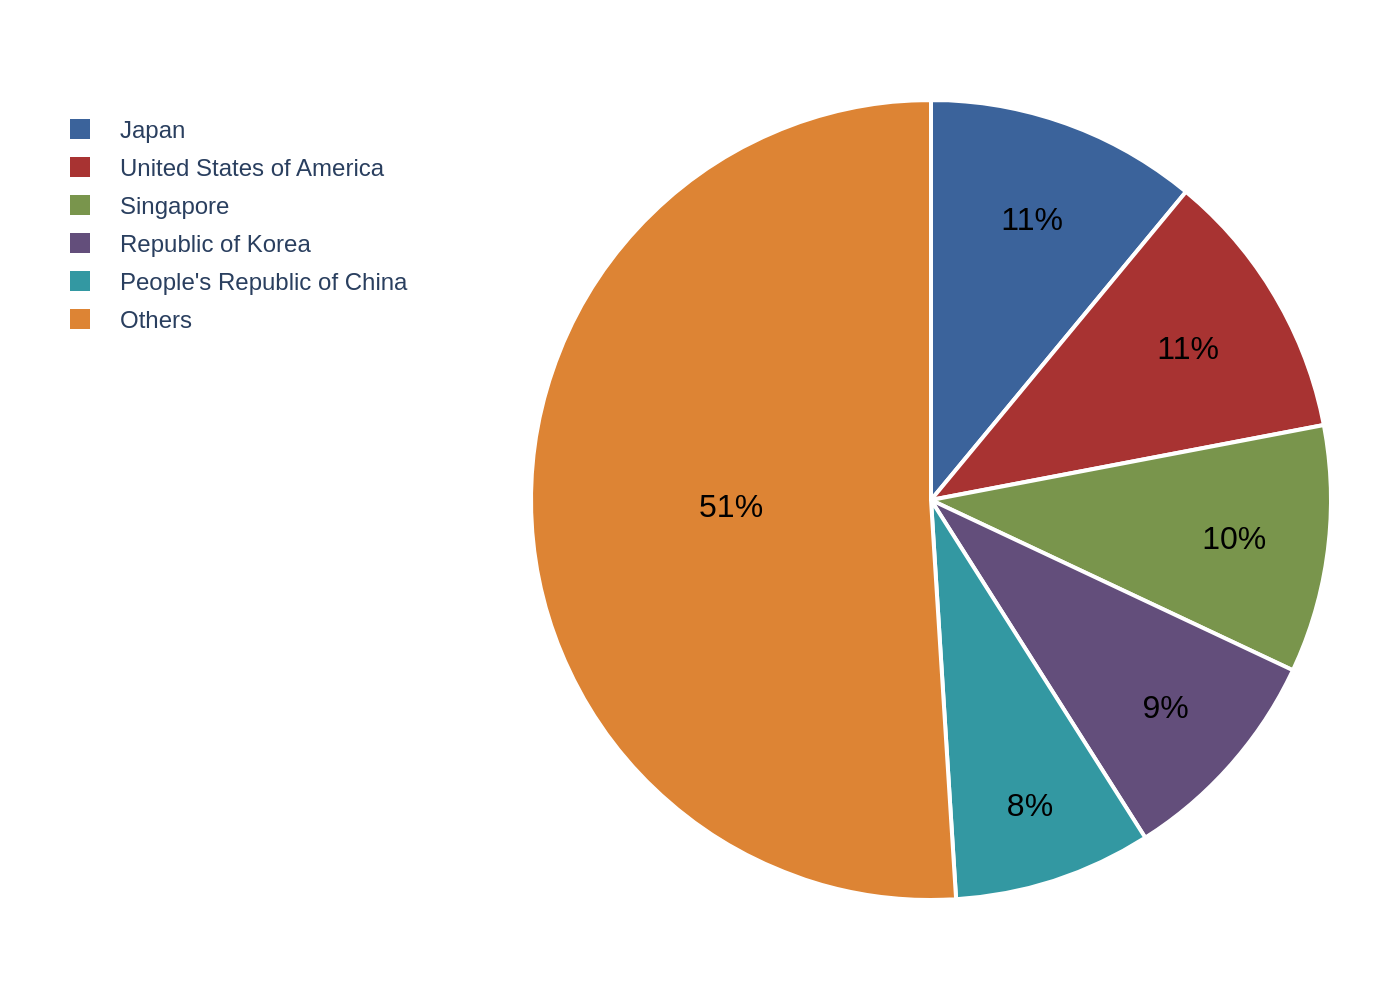

The script that drew this image:
import sys
import json
import plotly.graph_objects as go

# --- 1. Load Data from JSON ---
# Ensure a JSON file path is provided as a command-line argument
if len(sys.argv) < 2:
    print(f"Usage: python {sys.argv[0]} <path_to_json_file>")
    sys.exit(1)

json_path = sys.argv[1]

# Read the JSON data file
try:
    with open(json_path, 'r', encoding='utf-8') as f:
        chart_config = json.load(f)
except FileNotFoundError:
    print(f"Error: The file '{json_path}' was not found.")
    sys.exit(1)
except json.JSONDecodeError:
    print(f"Error: Could not decode JSON from the file '{json_path}'.")
    sys.exit(1)

# Extract data, texts, and colors from the loaded JSON
chart_data = chart_config.get('chart_data', [])
texts = chart_config.get('texts', {})
colors = chart_config.get('colors', [])

# Prepare data for Plotly
labels = [item['label'] for item in chart_data]
values = [item['value'] for item in chart_data]

# --- 2. Create the Plotly Figure ---
fig = go.Figure()

# Add the pie chart trace
fig.add_trace(go.Pie(
    labels=labels,
    values=values,
    marker=dict(
        colors=colors,
        line=dict(color='#FFFFFF', width=2)
    ),
    textinfo='percent',
    textfont=dict(
        family="Arial",
        size=16,
        color='black'
    ),
    insidetextorientation='horizontal',
    sort=False,  # This is crucial to preserve the original data order
    direction='clockwise',
    domain=dict(x=[0.35, 1.0]) # Reserve left 35% of the space for the legend
))

# --- 3. Configure Layout and Styling ---
# Combine title and subtitle if they exist
title_text = ""
if texts.get("title"):
    title_text += texts["title"]
if texts.get("subtitle"):
    title_text += f"<br><sub>{texts['subtitle']}</sub>"

fig.update_layout(
    title_text=title_text,
    font_family="Arial",
    showlegend=True,
    legend=dict(
        x=0,
        y=1,
        xanchor='left',
        yanchor='top',
        traceorder='normal',
        font=dict(
            family="Arial",
            size=12
        ),
        bgcolor='rgba(0,0,0,0)' # Transparent background
    ),
    margin=dict(l=20, r=20, t=50, b=50),
    paper_bgcolor='white',
    plot_bgcolor='white'
)

# Add source/note as an annotation if it exists
if texts.get("source"):
    fig.add_annotation(
        showarrow=False,
        text=texts["source"],
        xref="paper",
        yref="paper",
        x=0,
        y=-0.08,
        xanchor="left",
        yanchor="top",
        font=dict(family="Arial", size=10)
    )

# --- 4. Output the Image ---
# Derive the output filename from the input JSON path
# e.g., 'path/to/my_chart.json' -> 'my_chart.png'
base_name = json_path.split('/')[-1].split('\\')[-1]
if '.' in base_name:
    base_name = base_name.rsplit('.', 1)[0]
output_filename = f"{base_name}.png"

# Save the figure to a PNG file with a high resolution
fig.write_image(output_filename, scale=2)

print(f"Chart saved to {output_filename}")
